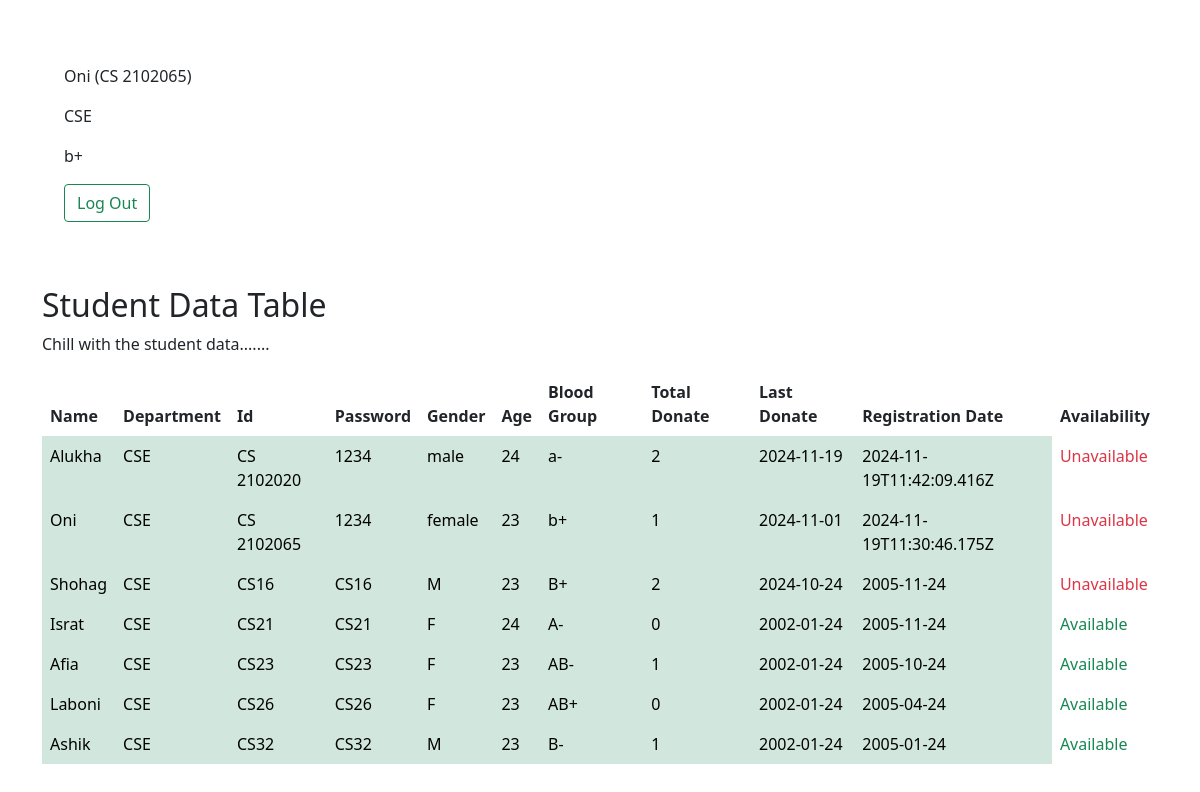
Page /home.php?id=CS 2102065 on the committed database.
### tables this page shows
CREATE TABLE `s_information` (
  `S_Name` varchar(50) NOT NULL,
  `Department` varchar(10) NOT NULL,
  `ID` varchar(10) NOT NULL,
  `Age` int(11) NOT NULL,
  `Gender` varchar(10) NOT NULL,
  `Blood_Group` varchar(3) NOT NULL,
  `City` varchar(50) NOT NULL,
  `Total_Donate` int(11) NOT NULL,
  `Last_Donate` varchar(100) NOT NULL,
  `Reg_Date` varchar(100) NOT NULL,
  `S_Password` varchar(20) NOT NULL
);

### home.php (the view, shortened to what this page needs)
<!doctype html>
<html lang="en">
<head>
    <link href="https://cdn.jsdelivr.net/npm/bootstrap@5.0.2/dist/css/bootstrap.min.css" rel="stylesheet"
>
</head>
<body>
<div class="card m-5 bg-transparant border-0 text-right">
    <div class="card-body">
        <?php
        $hostname = "localhost";
        $username = "root";
        $password = "";
        $dbname = "blood_bank";
        $id = $_GET['id'];
        $conn = mysqli_connect($hostname, $username, $password, $dbname);
        $data01_select_info = "SELECT * FROM s_information WHERE id='$id'";
        $data01 = $conn->query($data01_select_info);
        while ($d01 = mysqli_fetch_assoc($data01)) {
            ?>
            <p class="text-right"><?php echo $d01["S_Name"]; ?> (<?php echo $d01["ID"]; ?>)</p>
            <p class="text-right"><?php echo $d01["Department"]; ?></p>
            <p class="text-right"><?php echo $d01["Blood_Group"]; ?></p>
            <a href="index.php" class="btn btn-outline-success">Log Out</a>
            <?php
        }
        ?>
    </div>
</div>
<div class="container mt-3">
    <h2>Student Data Table</h2>
    <p>Chill with the student data.......</p>
    <table class="table table-borderless table-hover">
        <thead>
        <tr>
            <th scope="col">Name</th>
            <th scope="col">Department</th>
            <th scope="col">Id</th>
            <th scope="col">Password</th>
            <th scope="col">Gender</th>
            <th scope="col">Age</th>
            <th scope="col">Blood Group</th>
            <th scope="col">Total Donate</th>
            <th scope="col">Last Donate</th>
            <th scope="col">Registration Date</th>
            <th scope="col">Availability</th>
        </tr>
        </thead>
        <tbody>
        <?php
        $data02_select_info = "SELECT * FROM s_information";
        $data02 = $conn->query($data02_select_info);
        while ($d02 = mysqli_fetch_assoc($data02)) {
            $last_donate_date = $d02["Last_Donate"];
            $current_date = date('Y-m-d');
            $diff = (strtotime($current_date) - strtotime($last_donate_date)) / (60 * 60 * 24);
            $availability = $diff >= 90 ? "Available" : "Unavailable";
            ?>
            <tr>
                <td class="table-success"><?php echo $d02["S_Name"]; ?></td>
                <td class="table-success"><?php echo $d02["Department"]; ?></td>
                <td class="table-success"><?php echo $d02["ID"]; ?></td>
                <td class="table-success"><?php echo $d02["S_Password"]; ?></td>
                <td class="table-success"><?php echo $d02["Gender"]; ?></td>
                <td class="table-success"><?php echo $d02["Age"]; ?></td>
                <td class="table-success"><?php echo $d02["Blood_Group"]; ?></td>
                <td class="table-success"><?php echo $d02["Total_Donate"]; ?></td>
                <td class="table-success"><?php echo $d02["Last_Donate"]; ?></td>
                <td class="table-success"><?php echo $d02["Reg_Date"]; ?></td>
                <td class="<?php echo $availability === 'Available' ? 'text-success' : 'text-danger'; ?>">
                    <?php echo $availability; ?>
                </td>
            </tr>
            <?php
        }
        ?>
        </tbody>
    </table>
</div>
</body>
</html>

### rows in the picture
s_information: S_Name "Oni", ID "CS 2102065", Department "CSE", Blood_Group "b+", S_Password "1234", Gender "female", Age "23", Total_Donate "1", Last_Donate "2024-11-01", Reg_Date "2024-11-19T11:30:46.175Z"
s_information: S_Name "Alukha", Department "CSE", ID "CS 2102020", S_Password "1234", Gender "male", Age "24", Blood_Group "a-", Total_Donate "2", Last_Donate "2024-11-19", Reg_Date "2024-11-19T11:42:09.416Z"
s_information: S_Name "Shohag", Department "CSE", ID "CS16", S_Password "CS16", Gender "M", Age "23", Blood_Group "B+", Total_Donate "2", Last_Donate "2024-10-24", Reg_Date "2005-11-24"
s_information: S_Name "Israt", Department "CSE", ID "CS21", S_Password "CS21", Gender "F", Age "24", Blood_Group "A-", Total_Donate "0", Last_Donate "2002-01-24", Reg_Date "2005-11-24"
s_information: S_Name "Afia", Department "CSE", ID "CS23", S_Password "CS23", Gender "F", Age "23", Blood_Group "AB-", Total_Donate "1", Last_Donate "2002-01-24", Reg_Date "2005-10-24"
s_information: S_Name "Laboni", Department "CSE", ID "CS26", S_Password "CS26", Gender "F", Age "23", Blood_Group "AB+", Total_Donate "0", Last_Donate "2002-01-24", Reg_Date "2005-04-24"
s_information: S_Name "Ashik", Department "CSE", ID "CS32", S_Password "CS32", Gender "M", Age "23", Blood_Group "B-", Total_Donate "1", Last_Donate "2002-01-24", Reg_Date "2005-01-24"
